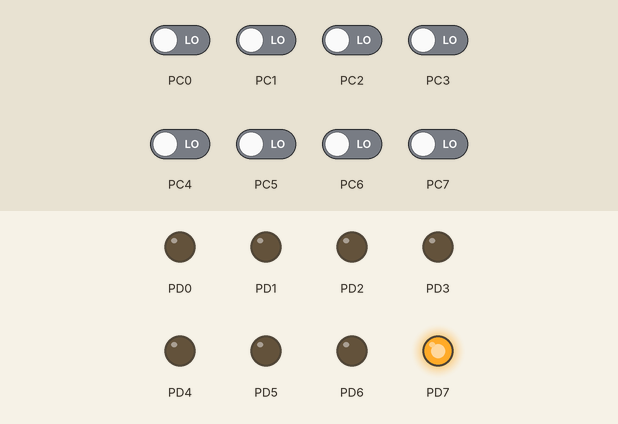
This program was run on a simulated ATmega128, built with avr-gcc and emulated at 8 MHz. Parts: output pins drawn as LEDs (lit = HIGH). Dashed ring = blinking. The inputs (shaded band) are chosen by the test bench; at power-on: PC0–7 LOW.

Above: at 1.1 s.
At 2.8 s:
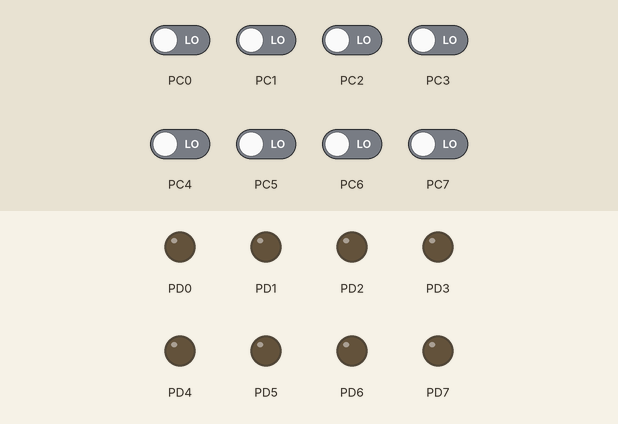
2.9 s: PC0 driven HIGH
At 3.12 s:
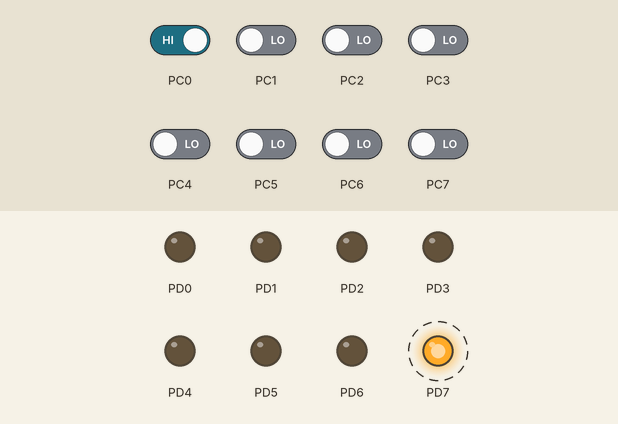
Timing chart, 0 to 12.4 s (numbered marks = the images above; inputs shaded):
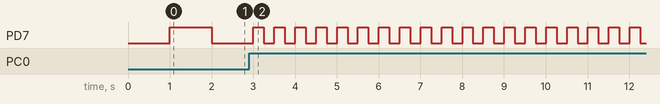

Measured:
- after the input at 2.9 s, PD7: alternates HIGH for 0.25 s and LOW for 0.25 s, starting after 0.35 s

The program:

main.c
```c
/*
 * B3.c
 *
 * Created: 3-2-2021 14:40:16
 * Author : woute
 */

#include <avr/io.h>
#include <util/delay.h>

#define F_CPU 8e6

void wait( int ms) {
	for(int i = 0; i < ms ; i++){
		_delay_ms(1);
	}
}

int main(void)
{
	DDRD = 0xFF;
	int delayTimer = 1000;
	int boolean = 1;
	int STATE = 0;
	int isOn = 1;
    /* Replace with your application code */
    while (1)
    {
		if(PINC == 0b00000001){
			if(boolean == 1){
				if(STATE == 1){
					STATE = 0;
					delayTimer = 1000;
				} else {
					STATE = 1;
					delayTimer = 250;
				}
				boolean = 0;
			}
		} else {
			boolean = 1;
		}
		if(isOn == 1){
			PORTD = 0B00000000;
			wait(delayTimer);
			isOn = 0;
		}else {
			PORTD = 0B10000000;
			wait(delayTimer);
			isOn = 1;
		}
    }
}
```
